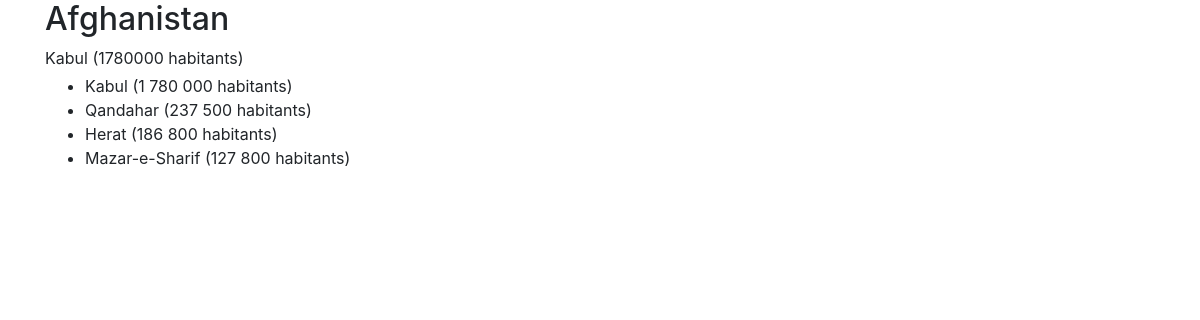
The app's page /pays-detail.php?Code=AFG with its own data.
### tables this page shows
CREATE TABLE `country` (
  `Code` char(3) NOT NULL DEFAULT '',
  `Name` char(52) NOT NULL DEFAULT '',
  `Capital` int DEFAULT NULL,
  `Code2` char(2) NOT NULL DEFAULT '',
  PRIMARY KEY (`Code`)
);

CREATE TABLE `city` (
  `ID` int NOT NULL AUTO_INCREMENT,
  `Name` char(35) NOT NULL DEFAULT '',
  `CountryCode` char(3) NOT NULL DEFAULT '',
  `District` char(20) NOT NULL DEFAULT '',
  `Info` json DEFAULT NULL,
  PRIMARY KEY (`ID`)
);

### pays-detail.php (the view, shortened to what this page needs)
<?php
require_once("bdd.php");
$code_pays = $_GET['Code'];
$sql = 'SELECT Code, country.Name, city.Name as Capital, city.Info FROM country INNER JOIN city ON country.Capital = city.ID WHERE Code=?';
$reponse = $bdd->prepare($sql);
$reponse->bindParam(1, $code_pays);
$reponse->execute();
?>
<!doctype html>
<html lang="fr">
<head>
    <link rel="stylesheet" href="https://stackpath.bootstrapcdn.com/bootstrap/4.4.1/css/bootstrap.min.css">
</head>
<body>
<div class="container">
    <?php
    if ($donnees = $reponse->fetch()) {
    ?>
    <h2><?php echo $donnees['Name']; ?></h2>
    <p class="mb-1"><?php echo $donnees['Capital']; ?> (<?php
        $info = $donnees['Info'];
        $info_objet = json_decode($info);
        $population = $info_objet->Population;
        echo $population;
        ?> habitants)</p>
    <ul>
        <?php
        $sql_villes = 'SELECT * FROM city WHERE CountryCode=?';
        $requete_villes = $bdd->prepare($sql_villes);
        $requete_villes->bindParam(1, $code_pays);
        $requete_villes->execute();
        ?>
        <?php
        while ($ville = $requete_villes->fetch()) {
            echo "<li>";
            echo $ville['Name'];
            $info_objet = json_decode($ville['Info']);
            $population = number_format($info_objet->Population, 0, ',', ' ');
            echo " ($population habitants)";
            echo "</li>";
        }
        }
        ?>
    </ul>
</div>
</body>
</html>

### records on screen
country: Name "Afghanistan", city.Name "Kabul"
city: Name "Kabul", population "1 780 000"
city: Name "Qandahar", population "237 500"
city: Name "Herat", population "186 800"
city: Name "Mazar-e-Sharif", population "127 800"

### other values on screen
$population "1780000"
